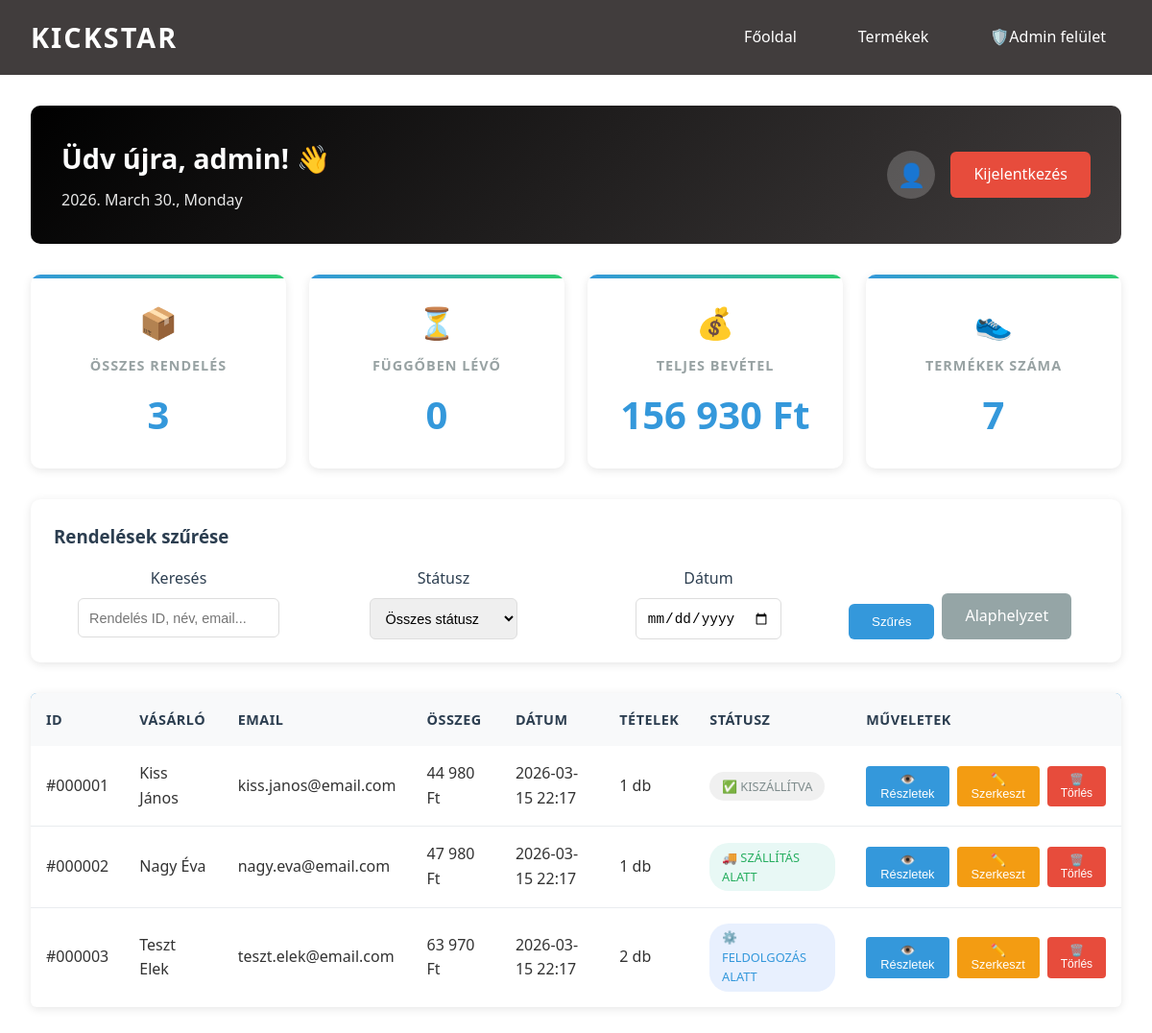
Page /dashboard.php (signed in) on the earlier database version.
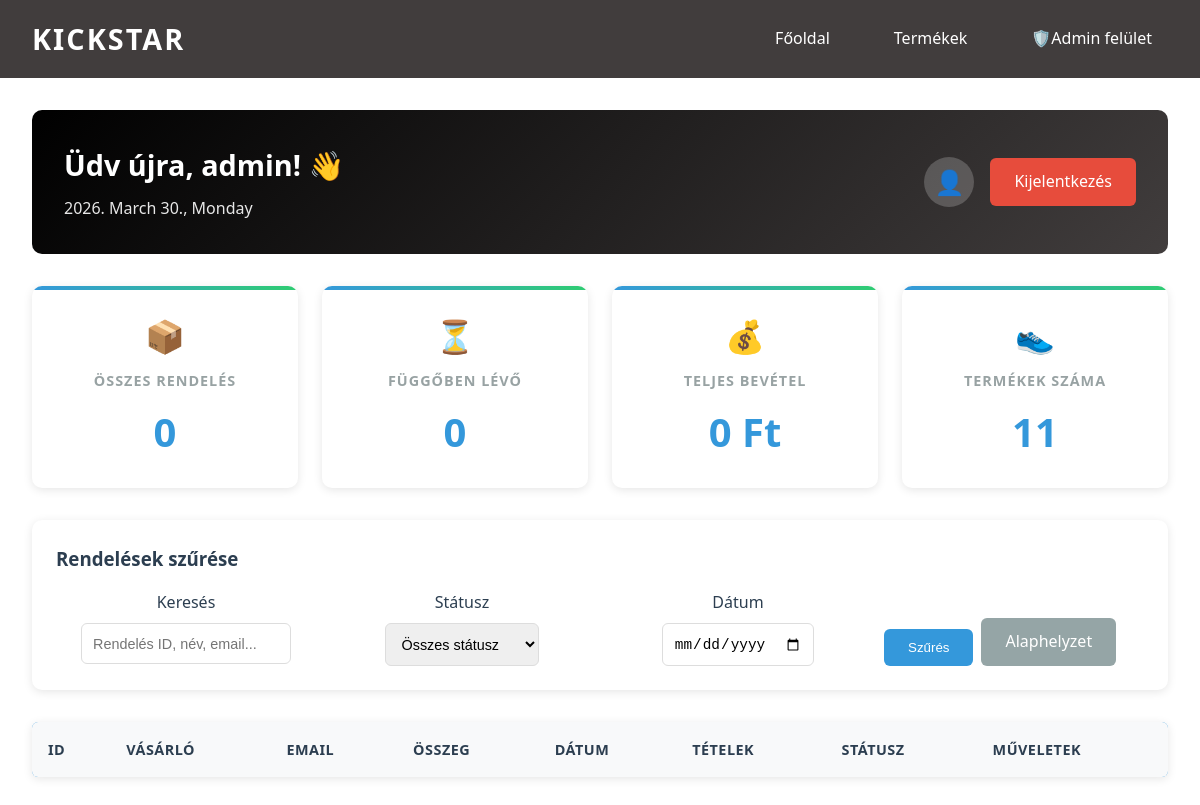
Same page on the later database version.
### tables this page shows
CREATE TABLE `orders` (
  `id` int(11) NOT NULL,
  `user_id` int(11) DEFAULT NULL,
  `order_number` varchar(50) NOT NULL,
  `customer_name` varchar(100) NOT NULL,
  `customer_email` varchar(100) NOT NULL,
  `customer_phone` varchar(20) DEFAULT NULL,
  `shipping_address` text NOT NULL,
  `billing_address` text DEFAULT NULL,
  `shipping_method` varchar(50) DEFAULT NULL,
  `payment_method` varchar(50) DEFAULT NULL,
  `subtotal` decimal(10,2) NOT NULL,
  `shipping_cost` decimal(10,2) DEFAULT 0.00,
  `discount` decimal(10,2) DEFAULT 0.00,
  `tax` decimal(10,2) DEFAULT 0.00,
  `total_amount` decimal(10,2) NOT NULL,
  `coupon_code` varchar(50) DEFAULT NULL,
  `notes` text DEFAULT NULL,
  `status` enum('pending','processing','shipped','delivered','cancelled','refunded') DEFAULT 'pending',
  `payment_status` enum('pending','paid','failed','refunded') DEFAULT 'pending',
  `shipping_status` enum('pending','processing','shipped','delivered') DEFAULT 'pending',
  `ip_address` varchar(45) DEFAULT NULL,
  `user_agent` text DEFAULT NULL,
  `created_at` timestamp NOT NULL DEFAULT current_timestamp(),
  `updated_at` timestamp NOT NULL DEFAULT current_timestamp() ON UPDATE current_timestamp()
);

### dashboard.php (the view, shortened to what this page needs)
<?php
require_once 'database.php';
$totalOrders = $pdo->query("SELECT COUNT(*) FROM orders")->fetchColumn();
$pendingOrders = $pdo->query("SELECT COUNT(*) FROM orders WHERE status = 'pending'")->fetchColumn();
$totalRevenue = $pdo->query("SELECT SUM(total_amount) FROM orders")->fetchColumn();
$totalProducts = $pdo->query("SELECT COUNT(*) FROM products")->fetchColumn();
$searchFilter = isset($_GET['search']) ? $_GET['search'] : '';
$dateFilter = isset($_GET['date']) ? $_GET['date'] : '';
$query = "SELECT o.*,
          (SELECT COUNT(*) FROM order_items WHERE order_id = o.id) as item_count
          FROM orders o WHERE 1=1";
$params = [];
$query .= " ORDER BY o.created_at DESC";
$stmt = $pdo->prepare($query);
$stmt->execute($params);
$orders = $stmt->fetchAll(PDO::FETCH_ASSOC);
?>
<!DOCTYPE html>
<html lang="hu">
<head>
    <link rel="stylesheet" href="admin.css">
    <link rel="stylesheet" href="style.css">
</head>
<body>
    <header>
        <nav>
            <div class="logo">Kickstar</div>
            <ul>
                <li><a href="index.php">Főoldal</a></li>
                <li><a href="products.php">Termékek</a></li>
                <li><a href="login.php">🛡️Admin felület</a></li>
            </ul>
        </nav>
    </header>
    <div class="admin-container">
        <div class="welcome-section">
            <div>
                <h2>Üdv újra, <?php echo htmlspecialchars($_SESSION['admin_username']); ?>! 👋</h2>
                <p class="date"><?php echo date('Y. F j., l'); ?></p>
            </div>
            <div class="admin-profile">
                <div class="admin-avatar">👤</div>
                <a href="logout.php" class="logout-btn">Kijelentkezés</a>
            </div>
        </div>
        <div class="stats-grid">
            <div class="stat-card">
                <div class="stat-icon">📦</div>
                <div class="stat-content">
                    <h3>Összes rendelés</h3>
                    <div class="stat-number"><?php echo number_format($totalOrders); ?></div>
                </div>
            </div>
            <div class="stat-card">
                <div class="stat-icon">⏳</div>
                <div class="stat-content">
                    <h3>Függőben lévő</h3>
                    <div class="stat-number"><?php echo number_format($pendingOrders); ?></div>
                </div>
            </div>
            <div class="stat-card">
                <div class="stat-icon">💰</div>
                <div class="stat-content">
                    <h3>Teljes bevétel</h3>
                    <div class="stat-number"><?php echo number_format($totalRevenue, 0, ',', ' '); ?> Ft</div>
                </div>
            </div>
            <div class="stat-card">
                <div class="stat-icon">👟</div>
                <div class="stat-content">
                    <h3>Termékek száma</h3>
                    <div class="stat-number"><?php echo number_format($totalProducts); ?></div>
                </div>
            </div>
        </div>
        <div class="filters-section">
            <div class="filters-title">
                <h3>Rendelések szűrése</h3>
            </div>
            <form method="GET" action="" class="filters-grid">
                <div class="filter-group">
                    <label>Keresés</label>
                    <input type="text" name="search" placeholder="Rendelés ID, név, email..." value="<?php echo htmlspecialchars($searchFilter); ?>">
                </div>
                <div class="filter-group">
                    <label>Státusz</label>
                    <select name="status">
                        <option value="">Összes státusz</option>
                    </select>
                </div>
                <div class="filter-group">
                    <label>Dátum</label>
                    <input type="date" name="date" value="<?php echo $dateFilter; ?>">
                </div>
                <div class="filter-actions">
                    <button type="submit" class="apply-filters">Szűrés</button>
                    <a href="dashboard.php" class="reset-filters">Alaphelyzet</a>
                </div>
            </form>
        </div>
        <table class="orders-table">
            <thead>
                <tr>
                    <th>ID</th>
                    <th>Vásárló</th>
                    <th>Email</th>
                    <th>Összeg</th>
                    <th>Dátum</th>
                    <th>Tételek</th>
                    <th>Státusz</th>
                    <th>Műveletek</th>
                </tr>
            </thead>
            <tbody>
                <?php foreach ($orders as $order): ?>
                    <tr>
                        <td>#<?php echo str_pad($order['id'], 6, '0', STR_PAD_LEFT); ?></td>
                        <td><?php echo htmlspecialchars($order['customer_name']); ?></td>
                        <td><?php echo htmlspecialchars($order['customer_email']); ?></td>
                        <td><?php echo number_format($order['total_amount'], 0, ',', ' '); ?> Ft</td>
                        <td><?php echo date('Y-m-d H:i', strtotime($order['created_at'])); ?></td>
                        <td><?php echo $order['item_count']; ?> db</td>
                        <td>
                            <?php
                            $statusClass = '';
                            $statusText = '';
                            switch ($order['status']) {
                                case 'processing':
                                    $statusClass = 'status-processing';
                                    $statusText = '⚙️ Feldolgozás alatt';
                                    break;
                                case 'shipped':
                                    $statusClass = 'status-shipped';
                                    $statusText = '🚚 Szállítás alatt';
                                    break;
                                case 'delivered':
                                    $statusClass = 'status-delivered';
                                    $statusText = '✅ Kiszállítva';
                                    break;
                            }
                            ?>
                            <span class="status-badge <?php echo $statusClass; ?>">
                                <?php echo $statusText; ?>
                            </span>
                        </td>
                        <td>
                            <div class="action-buttons">
                                <button class="btn-view" onclick="viewOrder(<?php echo $order['id']; ?>)">👁️ Részletek</button>
                                <button class="btn-edit" onclick="editOrder(<?php echo $order['id']; ?>)">✏️ Szerkeszt</button>
                                <button class="btn-delete" onclick="deleteOrder(<?php echo $order['id']; ?>)">🗑️ Törlés</button>
                            </div>
                        </td>
                    </tr>
                <?php endforeach; ?>
            </tbody>
        </table>
    </div>
</body>
</html>

### admin.css (style rules this page uses)
:root { --admin-primary: #3498db; --admin-secondary: #2c3e50; --admin-success: #27ae60; --admin-danger: #e74c3c; --admin-warning: #f39c12; --admin-light: #ecf0f1; --admin-dark: #2c3e50; --admin-border-radius: 6px; --admin-box-shadow: 0 2px 10px rgba(0,0,0,0.1); --admin-transition: all 0.3s ease; }
* { margin: 0; padding: 0; box-sizing: border-box; }
body { font-family: 'Segoe UI', Tahoma, Geneva, Verdana, sans-serif; background-color: #f5f6fa; color: var(--admin-dark); }
.admin-container { max-width: 1400px; margin: 0 auto; padding: 2rem; }
.logout-btn { background-color: var(--admin-danger); color: white; text-decoration: none; padding: 0.7rem 1.5rem; border-radius: var(--admin-border-radius); transition: var(--admin-transition); font-weight: 500; }
.orders-table { width: 100%; background: white; border-radius: var(--admin-border-radius); box-shadow: var(--admin-box-shadow); border-collapse: collapse; overflow: hidden; }
.orders-table thead { background-color: var(--admin-primary); color: white; }
.orders-table th { padding: 1rem; text-align: left; font-weight: 600; font-size: 0.9rem; text-transform: uppercase; letter-spacing: 0.5px; }
.stats-grid { display: grid; grid-template-columns: repeat(auto-fit, minmax(250px, 1fr)); gap: 1.5rem; margin-bottom: 2rem; }
.stat-card { background: white; padding: 1.5rem; border-radius: var(--admin-border-radius); box-shadow: var(--admin-box-shadow); text-align: center; transition: var(--admin-transition); }
.stat-card h3 { color: var(--admin-dark); font-size: 1rem; text-transform: uppercase; margin-bottom: 0.5rem; opacity: 0.8; }
.stat-card .stat-number { font-size: 2.5rem; font-weight: bold; color: var(--admin-primary); }
.stat-card .stat-icon { font-size: 2rem; color: var(--admin-primary); margin-bottom: 0.5rem; }
.filter-group { display: flex; align-items: center; gap: 0.5rem; }
.filter-group label { font-weight: 500; color: var(--admin-dark); }
.filter-group select, .filter-group input { padding: 0.5rem; border: 1px solid #ddd; border-radius: var(--admin-border-radius); }
.orders-table td { padding: 1rem; border-bottom: 1px solid #e0e0e0; }
.orders-table tbody tr { transition: var(--admin-transition); }
.orders-table tbody tr:last-child td { border-bottom: none; }
.status-badge { display: inline-block; padding: 0.25rem 0.5rem; border-radius: 20px; font-size: 0.8rem; font-weight: 500; text-transform: uppercase; }

### style.css (style rules this page uses)
* { margin: 0; padding: 0; box-sizing: border-box; }
:root { --primary-color: rgb(65, 61, 61); --secondary-color: #4ecdc4; --dark-color: #2c3e50; --light-color: #f7f7f7; --danger-color: #e74c3c; --success-color: #2ecc71; --text-color: #333; --border-radius: 8px; --box-shadow: 0 2px 10px rgba(0, 0, 0, 0.1); --transition: all 0.3s ease; }
body { font-family: "Segoe UI", Tahoma, Geneva, Verdana, sans-serif; line-height: 1.6; color: var(--text-color); background-color: #fff; }
header { background-color: rgb(65, 61, 61); position: sticky; top: 0; z-index: 1000; }
nav { max-width: 1200px; margin: 0 auto; padding: 1rem 2rem; display: flex; justify-content: space-between; align-items: center; }
.logo { font-size: 1.8rem; font-weight: bold; color: white; text-transform: uppercase; letter-spacing: 2px; }
nav ul { display: flex; list-style: none; gap: 2rem; color: white; }
nav ul li a { text-decoration: none; color: white; font-weight: 500; transition: all 0.3s ease; position: relative; padding: 0.5rem 1rem; border-radius: 5px; padding-bottom: 5px; }
nav ul li a::after { content: ""; position: absolute; bottom: 0; left: 0; width: 0; height: 2px; background-color: var(--primary-color); transition: all 0.3s ease; }

Differences in the rows shown:
removed orders: id "000001", customer_name "Kiss János", customer_email "kiss.janos@email.com", total_amount "44 980", created_at "2026-03-15 22:17", item_count "1", status "✅ KISZÁLLÍTVA"
removed orders: id "000002", customer_name "Nagy Éva", customer_email "nagy.eva@email.com", total_amount "47 980", created_at "2026-03-15 22:17", item_count "1", status "🚚 SZÁLLÍTÁS ALATT"
removed orders: id "000003", customer_name "Teszt Elek", customer_email "teszt.elek@email.com", total_amount "63 970", created_at "2026-03-15 22:17", item_count "2", status "⚙️ FELDOLGOZÁS ALATT"
Other differences:
$totalOrders: "3" → "0"
$totalRevenue: "156 930" → "0"
$totalProducts: "7" → "11"
